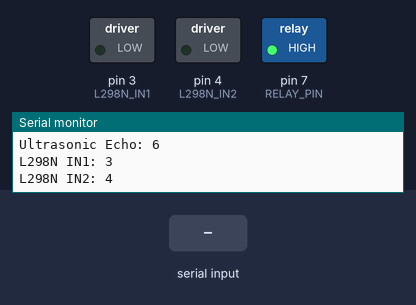
Recording of a sketch running on a simulated Arduino Uno, built with avr-gcc and run on an emulated ATmega328P. Parts: switched loads named in the sketch (green lamp = pin HIGH), the last lines printed to the serial monitor. The inputs (shaded band) are chosen by the test bench.

Above: at 3.3 s.
3.4 s: "START_HEATING\n" received over the second serial link
At 4.4 s:
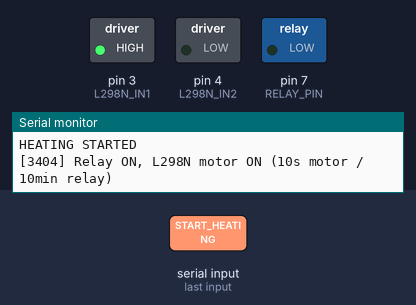
6.4 s: "EMERGENCY_STOP\n" received over the second serial link
At 7.1 s:
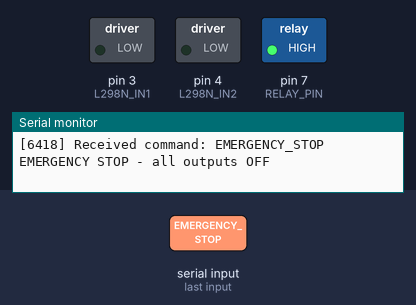
Timing chart, 0 to 9.4 s (numbered marks = the images above; inputs shaded):
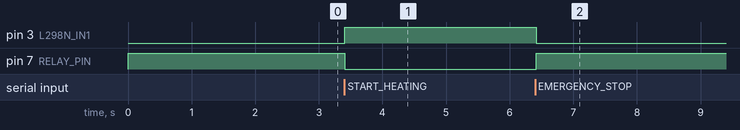

The sketch:

arduino_main.ino
```cpp
// arduino_main.ino
#include <SoftwareSerial.h>

#define RX_PIN 8 // Arduino RX <- ESP32 TX
#define TX_PIN 9 // Arduino TX -> ESP32 RX

// Ultrasonic Sensor Pins (HC-SR04)
#define ULTRASONIC_TRIG 2
#define ULTRASONIC_ECHO 6

#define RELAY_PIN 7 // Heater / water relay
#define L298N_IN1 3 // L298N Input 1
#define L298N_IN2 4 // L298N Input 2

SoftwareSerial espSerial(RX_PIN, TX_PIN);

// State variables
bool waitingForDrop = false;
bool heatingInProgress = false;
bool emergencyStopFlag = false;

bool relayActive = false;
bool l298nMotorActive = false;

unsigned long relayStartTime = 0;
unsigned long l298nStartTime = 0;
unsigned long lastUltrasonicCheck = 0;

// Config
#define DISTANCE_THRESHOLD 23 // cm (adjustable)
#define RELAY_DURATION 600000UL // 10 minutes (ms)
#define L298N_DURATION 50000UL  // 10 seconds (ms)
#define DROP_CONFIRM_REQUIRED 3 // require 3 consecutive readings under threshold to confirm drop

int dropConfirmCount = 0;
unsigned long lastSerialTime = 0;

void setup() {
  pinMode(ULTRASONIC_TRIG, OUTPUT);
  pinMode(ULTRASONIC_ECHO, INPUT);
  pinMode(RELAY_PIN, OUTPUT);
  pinMode(L298N_IN1, OUTPUT);
  pinMode(L298N_IN2, OUTPUT);

  // Default OFF
  digitalWrite(RELAY_PIN, HIGH);
  digitalWrite(L298N_IN1, LOW);
  digitalWrite(L298N_IN2, LOW);

  Serial.begin(9600);
  espSerial.begin(9600);
  delay(2000);

  Serial.println("=== Arduino Noodle Vending Ready ===");
  espSerial.println("ARDUINO_READY");

  Serial.println("=== Arduino Configuration ===");
  Serial.println("RX Pin: 8");
  Serial.println("TX Pin: 9");
  Serial.println("Relay Pin: 7");
  Serial.println("Ultrasonic Trig: 2");
  Serial.println("Ultrasonic Echo: 6");
  Serial.println("L298N IN1: 3");
  Serial.println("L298N IN2: 4");
}

void loop() {
  // Handle incoming commands from ESP32
  if (espSerial.available()) {
    String command = espSerial.readStringUntil('\n');
    command.trim();
    if (command.length() > 0) {
      Serial.print("[");
      Serial.print(millis());
      Serial.print("] Received command: ");
      Serial.println(command);

      if (command == "DISPENSING") {
        if (!emergencyStopFlag) startDropDetection();
        else {
          Serial.println("Emergency active - ignoring DISPENSING");
          espSerial.println("EMERGENCY_ACTIVE");
        }
      }
      else if (command == "START_HEATING") {
        if (!emergencyStopFlag && !heatingInProgress) startHeatingProcess();
      }
      else if (command == "EMERGENCY_STOP") {
        emergencyStop();
      }
      else if (command == "RESET") {
        // clear emergency flag
        emergencyStopFlag = false;
        Serial.println("[RESET] Emergency flag cleared");
        espSerial.println("RESET_DONE");
      }
    }
  }

  // Drop detection loop (non-blocking)
  if (waitingForDrop && !emergencyStopFlag) {
    checkDropDetection();
  }

  // Heating/pump motor management (non-blocking)
  if (heatingInProgress && !emergencyStopFlag) {
    handleHeatingProcess();
  }

  // small idle delay
  delay(30);
}

void startDropDetection() {
  waitingForDrop = true;
  dropConfirmCount = 0;
  Serial.println("\n========== NOODLE DROP DETECTION STARTED ==========");
  espSerial.println("WAITING_FOR_DROP");
}

float getUltrasonicDistance() {
  digitalWrite(ULTRASONIC_TRIG, LOW);
  delayMicroseconds(2);
  digitalWrite(ULTRASONIC_TRIG, HIGH);
  delayMicroseconds(10);
  digitalWrite(ULTRASONIC_TRIG, LOW);

  long duration = pulseIn(ULTRASONIC_ECHO, HIGH, 30000); // 30 ms timeout
  if (duration == 0) return -1.0;
  return (duration * 0.0343) / 2.0;
}

void checkDropDetection() {
  unsigned long now = millis();

  float distance = getUltrasonicDistance();
  Serial.print("[");
  Serial.print(now);
  Serial.print("] Distance: ");
  if (distance < 0) {
    Serial.println("timeout");
    dropConfirmCount = 0; // reset confirmation on bad reading
    return;
  } else {
    Serial.println(distance);
  }

  // require N consecutive readings below threshold to confirm
  if (distance > 0 && distance < DISTANCE_THRESHOLD) {
    dropConfirmCount++;
    Serial.print("  dropConfirmCount: ");
    Serial.println(dropConfirmCount);
    if (dropConfirmCount >= DROP_CONFIRM_REQUIRED) {
      Serial.println("NOODLE DROP DETECTED");
      waitingForDrop = false;
      dropConfirmCount = 0;
      // STOP STEPPER MOTORS IMMEDIATELY WHEN DROP IS DETECTED
      espSerial.println("STOP_STEPPERS");
      Serial.println("Sent to ESP32: STOP_STEPPERS");
      delay(100);
      espSerial.println("DROP_DETECTED");
      // Immediately start heating when drop is detected
      startHeatingProcess();
    }
  } else {
    dropConfirmCount = 0;
  }
}

void startHeatingProcess() {
  heatingInProgress = true;
  relayActive = true;
  l298nMotorActive = true;
  relayStartTime = millis();
  l298nStartTime = millis();

  digitalWrite(RELAY_PIN, LOW);

  // L298N forward
  digitalWrite(L298N_IN1, HIGH);
  digitalWrite(L298N_IN2, LOW);

  Serial.println("HEATING STARTED");
  Serial.print("[");
  Serial.print(millis());
  Serial.println("] Relay ON, L298N motor ON (10s motor / 10min relay)");
  espSerial.println("HEATING_STARTED");
}

void handleHeatingProcess() {
  unsigned long now = millis();
  unsigned long l298nElapsed = now - l298nStartTime;
  unsigned long relayElapsed = now - relayStartTime;

  if (l298nMotorActive && l298nElapsed >= L298N_DURATION) {
    l298nMotorActive = false;
    digitalWrite(L298N_IN1, LOW);
    digitalWrite(L298N_IN2, LOW);
    Serial.print("[");
    Serial.print(now);
    Serial.print("] Pump stopped (L298N OFF) after ");
    Serial.print(l298nElapsed);
    Serial.println("ms");
  }

  if (relayActive && relayElapsed >= RELAY_DURATION) {
    relayActive = false;
    digitalWrite(RELAY_PIN, LOW);
    Serial.print("[");
    Serial.print(now);
    Serial.print("] Heater OFF (relay duration complete) after ");
    Serial.print(relayElapsed);
    Serial.println("ms");
  }

  if (!relayActive && !l298nMotorActive) {
    stopHeatingProcess();
  }
}

void stopHeatingProcess() {
  heatingInProgress = false;
  digitalWrite(RELAY_PIN, HIGH);
  digitalWrite(L298N_IN1, LOW);
  digitalWrite(L298N_IN2, LOW);
  Serial.println("HEATING COMPLETE");
  espSerial.println("HEATING_COMPLETE");
}

void emergencyStop() {
  emergencyStopFlag = true;
  waitingForDrop = false;
  heatingInProgress = false;
  relayActive = false;
  l298nMotorActive = false;

  digitalWrite(RELAY_PIN, HIGH);
  digitalWrite(L298N_IN1, LOW);
  digitalWrite(L298N_IN2, LOW);

  Serial.println("EMERGENCY STOP - all outputs OFF");
  espSerial.println("EMERGENCY_STOPPED");
  // emergencyStopFlag remains true until a RESET command is received
}
```

Measured:
- after the input at 3.4 s, pin 3 (L298N_IN1): LOW → HIGH at once; pin 7 (RELAY_PIN): HIGH → LOW at once
- after the input at 6.4 s, pin 3 (L298N_IN1): HIGH → LOW at once; pin 7 (RELAY_PIN): LOW → HIGH at once
